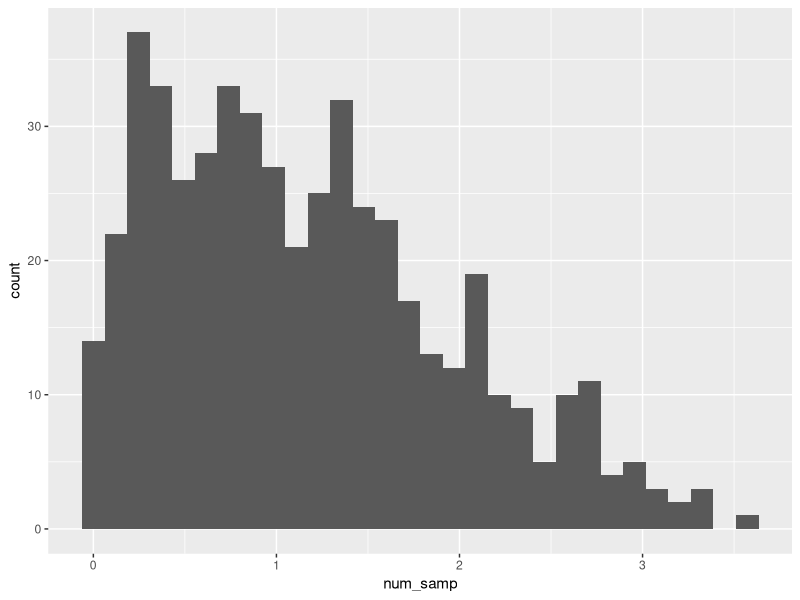

The R script that drew this image:
## ---- chunk 1
samp = rnorm(100)
length(samp)
## ---- chunk 2
library(tidyverse)

la_df =
  tibble(
    sample = rnorm(n = 500, mean = 1),
    log_samp = sample > 0,
    num_samp = abs(sample)
  )

ggplot( la_df, aes(x = num_samp)) + 
  geom_histogram()
